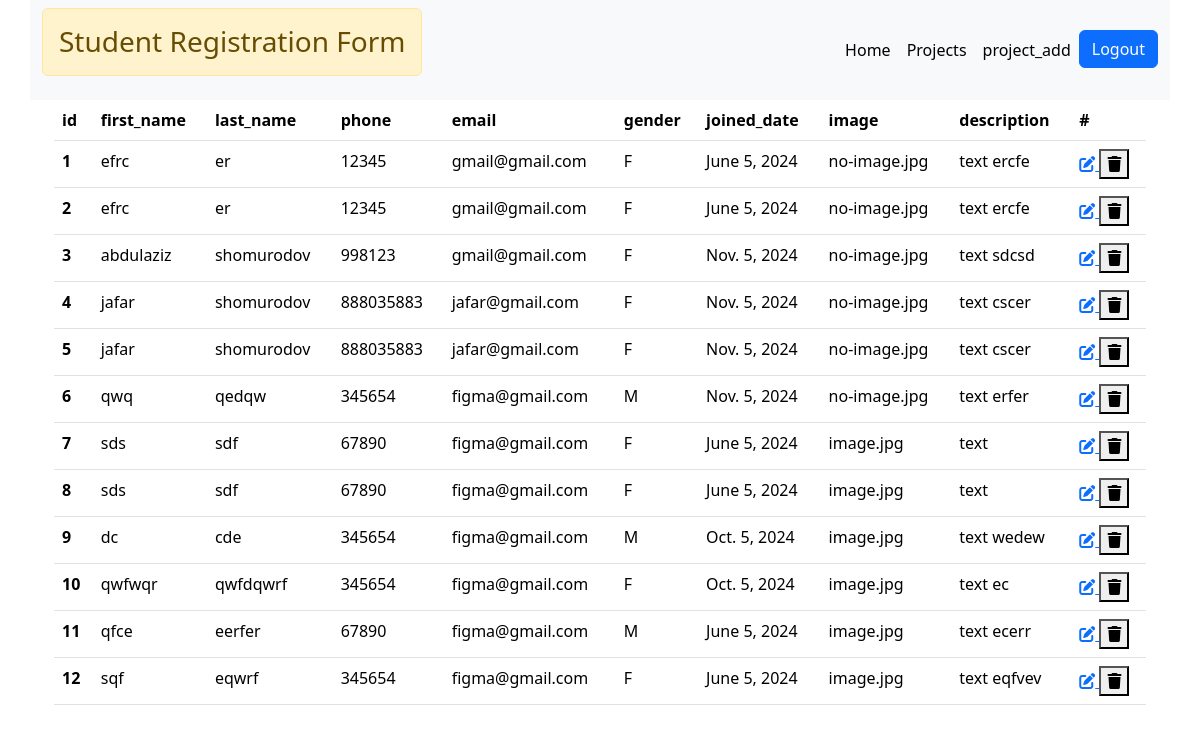
Before: /projects with the older database file.
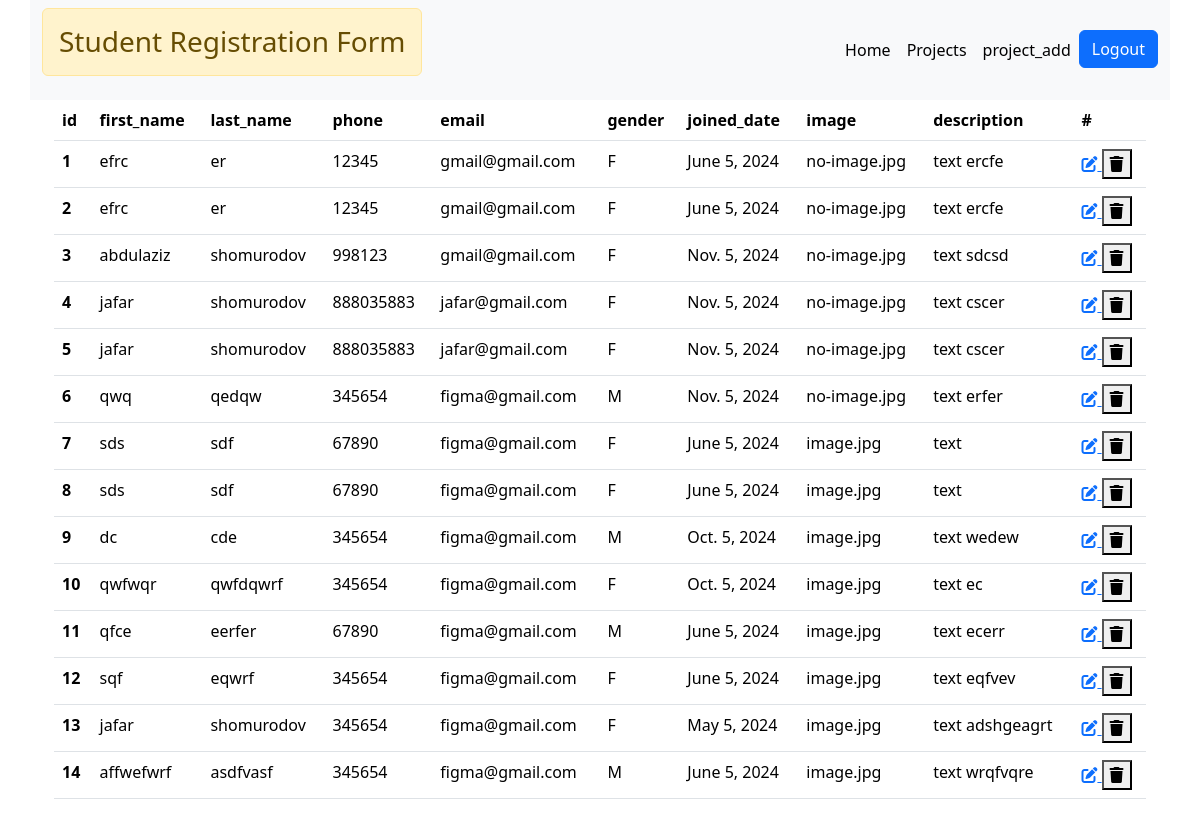
After: the same page with the newer database file.
### members/models.py (models this page shows, shortened)
class Member(models.Model):
    first_name = models.CharField(max_length=70)
    last_name = models.CharField(max_length=70, null=True, blank=True)
    phone = models.IntegerField(null=True ,blank=True)
    email = models.EmailField(default="figma@gmail.com")
    GENDER_CHOICES = (('M', 'Male'),('F', 'Female'))
    gender = models.CharField(max_length=1, choices=GENDER_CHOICES)
    joined_date = models.DateField(null=True,blank=True )
    image = models.ImageField(default='image.jpg')
    description = models.TextField(null=True, blank=True, default="text")

### members/views.py (the view)
# urls.py: path('projects',views.project_show, name = "project_show"),
def project_show(request):
    data=Member.objects.all()
    context = {
        'data':data,
    }
    return render(request, "projects.html", context)

### templates/projects.html (shortened to what this page needs)
{% extends 'home.html' %}
{% block content %}
<div class="container">
    <table class="table">
        <thead class="thead-dark">
            <tr>
                <th scope="col">id</th>
                <th scope="col">first_name</th>
                <th scope="col">last_name</th>
                <th scope="col">phone</th>
                <th scope="col">email</th>
                <th scope="col">gender</th>
                <th scope="col">joined_date</th>
                <th scope="col">image</th>
                <th scope="col">description</th>
                <th scope="col">#</th>
            </tr>
        </thead>
        <tbody>
            {% for i in data %}
            <tr>
                <th scope="row">{{forloop.counter}}</th>
                <td>{{i.first_name}}</td>
                <td>{{i.last_name}}</td>
                <td>{{i.phone}}</td>
                <td>{{i.email}}</td>
                <td>{{i.gender}}</td>
                <td>{{i.joined_date}}</td>
                <td>{{i.image}}</td>
                <td>{{i.description}}</td>
               <td>
                <a href="{% url 'update' i.id %}">
                <i class="fa-solid fa-pen-to-square"></i>
                </a>
                <form action="{% url 'delete' i.id %}" method="post" class="d-inline">
                    <button type="submit">
                        <i class="fa-solid fa-trash"></i>
                    </button>
                </form>
                </td>
            </tr>
            {% endfor %}
        </tbody>
    </table>
</div>
{% endblock content %}

### templates/home.html (shortened to what this page needs)
{% load static %}
<!doctype html>
<html lang="en">
<head>
  <link href="https://cdn.jsdelivr.net/npm/bootstrap@5.3.3/dist/css/bootstrap.min.css" rel="stylesheet">
  <link rel="stylesheet" href="https://cdnjs.cloudflare.com/ajax/libs/font-awesome/6.5.2/css/all.min.css" />
  <link rel="stylesheet" href="{% static 'style.css' %}">
</head>
<body>
  <nav class="navbar navbar-expand-lg bg-body-tertiary container">
    <div class="container-fluid">
      <h3 class="alert alert-warning text-center">Student Registration Form</h3>
      <div class="collapse navbar-collapse" id="navbarTogglerDemo03">
        <ul class="navbar-nav ms-auto mb-2 mb-lg-0">
          <li class="nav-item">
            <a href="{% url 'home' %}" class="nav-link active" aria-current="page" href="#">Home</a>
          </li>
          <li class="nav-item">
            <a href="{% url 'project_show' %}" class="nav-link active"aria-current="page" href="#">Projects</a>
          </li>
          <li class="nav-item">
            <a href="{% url 'project_add' %}" class="nav-link active" aria-current="page" href="#">project_add</a>
          </li>
          <li class="nav-item">
            <a href="{% url 'logout' %}" class="btn btn-primary">Logout</a>
          </li>
        </ul>
      </div>
    </div>
  </nav>
  <div class="container">
    {% block content %}
    {% endblock %}
  </div>
</body>
</html>

Changed rows visible on the page:
added Member: first_name "jafar", last_name "shomurodov", phone "345654", email "figma@gmail.com", gender "F", joined_date "May 5, 2024", image "image.jpg", description "text adshgeagrt"
added Member: first_name "affwefwrf", last_name "asdfvasf", phone "345654", email "figma@gmail.com", gender "M", joined_date "June 5, 2024", image "image.jpg", description "text wrqfvqre"
